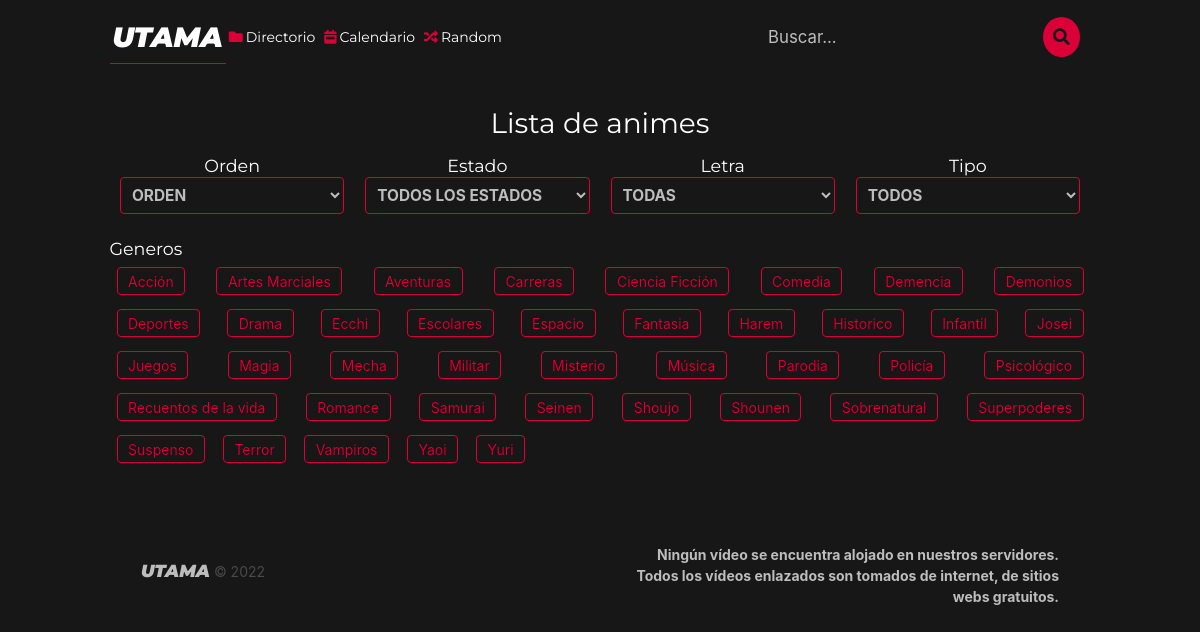
Screenshot of /directorio/ with the database file from the repository.
### animefly/utama/models.py (models this page shows, shortened)
class Genres(models.Model):
    id = models.AutoField(primary_key=True)
    name = models.CharField(max_length=50)

### animefly/utama/views.py (the view)
# urls.py: path('directorio/', views.directorio, name="directorio"),
def directorio(request):
    generos = Genres.objects.order_by('name')
    hola = "hola"
    return render(request, 'utama/directorio.html', {'generos': generos, 'series': hola})

### templates/utama/directorio.html (shortened to what this page needs)
{% extends 'utama/layout.html' %}
{% block content %}
<section class="section">
    <div class="container">
        <h1 class="subtitle is-3 has-text-centered" style="color: var(--main-text-color-hover); font-family: montserrat;">
            Lista de animes
        </h1>
        <div class="container">
            <div class="columns is-multiline is-mobile">
                <div class="column is-3-desktop is-3-mobile is-3-tablet">
                    <div class="tags-container-item-title">
                        <h1 class="subtitle is-5 has-text-centered" style="color: var(--main-text-color-hover); font-family: montserrat;">
                            Orden
                        </h1>
                    </div>
                    <div class="select-wrapper">
                        <select class="select-style" name="orden" id="orden">
                            <option value="0">Orden</option>
                        </select>
                    </div>
                </div>
                <div class="column is-3-desktop is-3-mobile">
                    <div class="tags-container-item-title">
                        <h1 class="subtitle is-5 has-text-centered" style="color: var(--main-text-color-hover); font-family: montserrat;">
                            Estado
                        </h1>
                    </div>
                    <div class="select-wrapper is-fullwidth select-estado-container">
                        <select id="select-estado" class="select-style">
                            <option value="0">Todos los estados</option>
                        </select>
                    </div>
                </div>
                <div class="column is-3-desktop is-3-mobile">
                    <div class="tags-container-item-title">
                        <h1 class="subtitle is-5 has-text-centered" style="color: var(--main-text-color-hover); font-family: montserrat;">
                            Letra
                        </h1>
                    </div>
                    <div class="select-wrapper is-fullwidth">
                        <select class="select-style" id="select-letra">
                            <option value="0">Todas</option>
                        </select>
                    </div>
                </div>
                <div class="column is-3-desktop is-3-mobile">
                    <div class="tags-container-item-title">
                        <h1 class="subtitle is-5 has-text-centered" style="color: var(--main-text-color-hover); font-family: montserrat;">
                            Tipo
                        </h1>
                    </div>
                    <div class="select-wrapper is-fullwidth">
                        <select class="select-style" id="select-tipo">
                            <option value="0">Todos</option>
                        </select>
                    </div>
            </div>
        <div class="tags-container">
            <div class="tags-container-item">
                <div class="tags-container-item-title">
                    <h1 class="subtitle is-5 has-text-left" style="color: var(--main-text-color-hover); font-family: montserrat;">
                        Generos
                    </h1>
                </div>
                <div class="tags-container-item-content">
                    <div class="tags-container-item-content-item is-5" style="text-align: justify;">
                        {% for genero in generos %}
                            <a href="$" class="tag is-size-6 mx-2 my-2" style="background-color: transparent; border: 1px solid var(--main-primary-color);color: var(--main-primary-color);text-shadow: 0 0 black;">{{genero.name}}</a>
                        {% endfor %}
                    </div>
                </div>
            </div>
        </div>
</section>
{% endblock content %}

### static/utama/css/style.css (style rules this page uses)
:root { --main-bg-color:#171717; --seondary-bg-color:#444444; --main-text-color: #bdbdbd; --main-text-color-hover: #FFF; --main-primary-color: #da0037; }
html { background-color: var(--main-bg-color); color: var(--main-text-color); font-family: 'Roboto', sans-serif; font-size: 14px; line-height: 1.5; margin: 0; padding: 0; }
.select-style { border: 1px solid var(--main-primary-color); border-radius: 4px; overflow: hidden; background: var(--main-bg-color); background: -moz-linear-gradient(0deg,var(--main-bg-color) 0,rgba(23,23,23,.4) 25%,rgba(23,23,23,0) 50%,rgba(23,23,23,0) 75%,var(--main-bg-color) 100%); background: -webkit-linear-gradient(0deg,var(--main-bg-color) 0,rgba(23,23,23,.4) 25%,rgba(23,23,23,0) 50%,rgba(23,23,23,0) 75%,var(--main-bg-color) 100%); background: linear-gradient(0deg,var(--main-bg-color) 0,rgba(23,23,23,.4) 20%,rgba(23,23,23,0) 40%,rgba(23,23,23,0) 80%,var(--main-bg-color) 100%); color: var(--main-text-color); font-size: 1.1em; font-weight: bold; padding: 0.5rem; text-transform: uppercase; width: 100%; transition: all 0.5s ease-in-out; margin-bottom: 1rem; }
.select-style option { color: var(--main-text-color); background: var(--main-bg-color); font-size: 1.1em; font-weight: bold; padding: 0.5rem; text-transform: uppercase; width: 100%; transition: all 0.5s ease-in-out; }
.select-style option:checked { color: var(--main-primary-color); background: var(--main-bg-color); }

### rows the page displays
Genres: name "Acción"
Genres: name "Artes Marciales"
Genres: name "Aventuras"
Genres: name "Carreras"
Genres: name "Ciencia Ficción"
Genres: name "Comedia"
Genres: name "Demencia"
Genres: name "Demonios"
Genres: name "Deportes"
Genres: name "Drama"
Genres: name "Ecchi"
Genres: name "Escolares"
Genres: name "Espacio"
Genres: name "Fantasia"
Genres: name "Harem"
Genres: name "Historico"
Genres: name "Infantil"
Genres: name "Josei"
Genres: name "Juegos"
Genres: name "Magia"
Genres: name "Mecha"
Genres: name "Militar"
Genres: name "Misterio"
Genres: name "Música"
Genres: name "Parodia"
Genres: name "Policía"
Genres: name "Psicológico"
Genres: name "Recuentos de la vida"
Genres: name "Romance"
Genres: name "Samurai"
Genres: name "Seinen"
Genres: name "Shoujo"
Genres: name "Shounen"
Genres: name "Sobrenatural"
Genres: name "Superpoderes"
Genres: name "Suspenso"
Genres: name "Terror"
Genres: name "Vampiros"
Genres: name "Yaoi"
Genres: name "Yuri"
